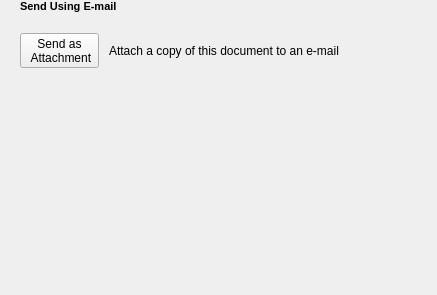
<?xml version="1.0" encoding="UTF-8"?>
<ui version="4.0">
 <class>SaveEmailPage</class>
 <widget class="Qtitan::RibbonBackstagePage" name="SaveEmailPage">
  <property name="geometry">
   <rect>
    <x>0</x>
    <y>0</y>
    <width>437</width>
    <height>295</height>
   </rect>
  </property>
  <property name="windowTitle">
   <string>SaveEmailPage</string>
  </property>
  <layout class="QHBoxLayout" name="horizontalLayout_2">
   <property name="spacing">
    <number>0</number>
   </property>
   <property name="leftMargin">
    <number>20</number>
   </property>
   <property name="topMargin">
    <number>0</number>
   </property>
   <property name="rightMargin">
    <number>0</number>
   </property>
   <property name="bottomMargin">
    <number>0</number>
   </property>
   <item>
    <layout class="QVBoxLayout" name="verticalLayout" stretch="0,0,0,1">
     <property name="spacing">
      <number>10</number>
     </property>
     <property name="sizeConstraint">
      <enum>QLayout::SetDefaultConstraint</enum>
     </property>
     <property name="topMargin">
      <number>0</number>
     </property>
     <property name="rightMargin">
      <number>0</number>
     </property>
     <item>
      <widget class="QLabel" name="label_2">
       <property name="text">
        <string>&lt;!DOCTYPE HTML PUBLIC &quot;-//W3C//DTD HTML 4.0//EN&quot; &quot;http://www.w3.org/TR/REC-html40/strict.dtd&quot;&gt;
&lt;html&gt;&lt;head&gt;&lt;meta name=&quot;qrichtext&quot; content=&quot;1&quot; /&gt;&lt;style type=&quot;text/css&quot;&gt;
p, li { white-space: pre-wrap; }
&lt;/style&gt;&lt;/head&gt;&lt;body style=&quot; font-family:'MS Shell Dlg 2'; font-size:8.25pt; font-weight:400; font-style:normal;&quot;&gt;
&lt;p style=&quot; margin-top:0px; margin-bottom:0px; margin-left:0px; margin-right:0px; -qt-block-indent:0; text-indent:0px;&quot;&gt;&lt;span style=&quot; font-size:8pt; font-weight:600;&quot;&gt;Send Using E-mail&lt;/span&gt;&lt;/p&gt;&lt;/body&gt;&lt;/html&gt;</string>
       </property>
      </widget>
     </item>
     <item>
      <widget class="Qtitan::RibbonBackstageSeparator" name="backstageSeparator"/>
     </item>
     <item>
      <layout class="QHBoxLayout" name="horizontalLayout">
       <item>
        <widget class="Qtitan::RibbonBackstageButton" name="backstageButton">
         <property name="minimumSize">
          <size>
           <width>0</width>
           <height>0</height>
          </size>
         </property>
         <property name="maximumSize">
          <size>
           <width>16777215</width>
           <height>16777215</height>
          </size>
         </property>
         <property name="text">
          <string>Send as 
 Attachment</string>
         </property>
         <property name="iconSize">
          <size>
           <width>32</width>
           <height>32</height>
          </size>
         </property>
         <property name="toolButtonStyle">
          <enum>Qt::ToolButtonTextOnly</enum>
         </property>
        </widget>
       </item>
       <item>
        <widget class="QLabel" name="label">
         <property name="sizePolicy">
          <sizepolicy hsizetype="Preferred" vsizetype="Preferred">
           <horstretch>0</horstretch>
           <verstretch>0</verstretch>
          </sizepolicy>
         </property>
         <property name="text">
          <string>Attach a copy of this document to an e-mail </string>
         </property>
        </widget>
       </item>
      </layout>
     </item>
     <item>
      <widget class="QLabel" name="label_3">
       <property name="text">
        <string/>
       </property>
      </widget>
     </item>
    </layout>
   </item>
  </layout>
 </widget>
 <customwidgets>
  <customwidget>
   <class>Qtitan::RibbonBackstageButton</class>
   <extends>QToolButton</extends>
   <header>QtnRibbonBackstageView.h</header>
  </customwidget>
  <customwidget>
   <class>Qtitan::RibbonBackstageSeparator</class>
   <extends>QFrame</extends>
   <header>QtnRibbonBackstageView.h</header>
   <container>1</container>
  </customwidget>
  <customwidget>
   <class>Qtitan::RibbonBackstagePage</class>
   <extends>QWidget</extends>
   <header>QtnRibbonBackstageView.h</header>
   <container>1</container>
  </customwidget>
 </customwidgets>
 <resources/>
 <connections/>
</ui>
